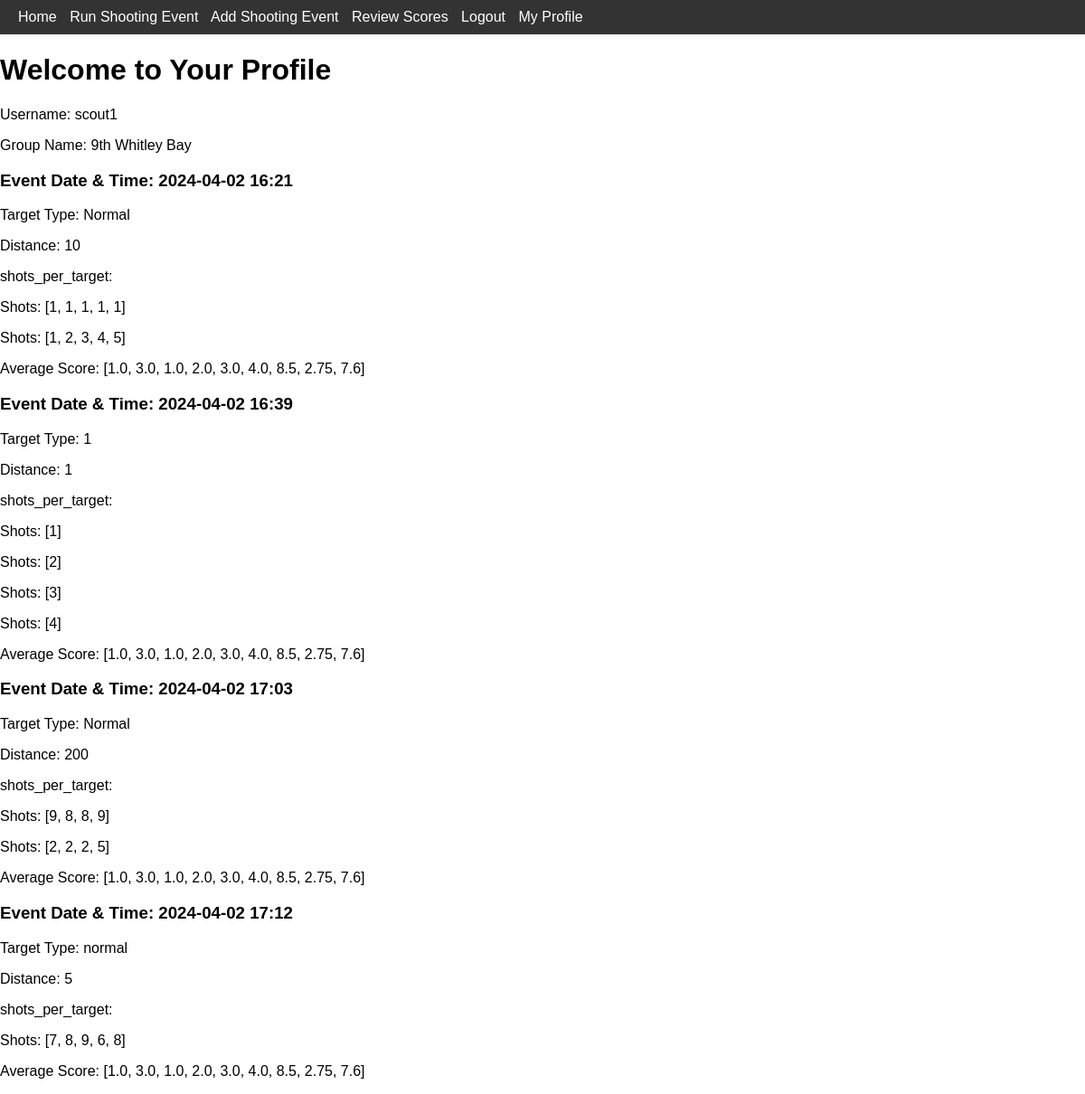
/my_profile (signed in), run on the app's committed database.
### app.py (models this page shows)
class User(db.Model):
    __tablename__ = "user"
    id = db.Column(db.Integer, primary_key=True)
    username = db.Column(db.String(80), unique=True, nullable=False)
    password = db.Column(db.String(120), nullable=False)
    admin = db.Column(db.Boolean, nullable=False)
    group_id = db.Column(db.Integer, db.ForeignKey('group.id'), nullable=False)
    type = db.Column(db.String(120), nullable=False) # Scout, Leader or District Comissioner

class Event(db.Model):
    __tablename__ = "event"
    id = db.Column(db.Integer, primary_key=True)
    description = db.Column(db.String(100), nullable=True)
    date = db.Column(db.String(100), nullable=True)
    time = db.Column(db.String(100), nullable=True)

class Format(db.Model):
    __tablename__ = "format"
    id = db.Column(db.Integer, primary_key=True)
    shots_per_target = db.Column(db.Integer, nullable=False)
    target_type = db.Column(db.String(50), nullable=False)
    distance = db.Column(db.Integer, nullable=False)

### app.py (the view)
@app.route('/my_profile')
def my_profile():
    if 'user_object_dict' not in session:
        return redirect(url_for('login'))
    user_object = get_session_user_object()
    username, group_name, user_id, user_data = user_object.my_profile(User)
    event_list = retrieve_shooting_data(user_id=user_id, user=user_data)
    return render_template('my_profile.html',
                           group_name = group_name,
                           username = username,
                           event_list=event_list
                           )

### SessionClasses.py (called while the page is built)
    def my_profile(self, User):
        user_data = User.query.filter_by(id = self.__id).first()
        n = self.__group_number
        suffix = { 1: "st", 2: "nd", 3: "rd" }.get(n if (n < 20) else (n % 10), 'th')
        group_name = str(str(n) + suffix + " " + self.__group_district)
        print(group_name)
        return self.__username, group_name, self.__id, user_data

    def my_profile(self, User):
        return super().my_profile(User)

### app.py (called while the page is built)
def get_session_user_object():
    if 'user_object_dict' not in session:
        print("There is no user_object_dict in session - redirecting to login page")
        print(session)
        return False
    user_object_dict = session.get('user_object_dict')
    print(user_object_dict)
    id = user_object_dict['_SessionUser__id']
    username = user_object_dict['_SessionUser__username']
    group_id = user_object_dict['_SessionUser__group_id']
    type = user_object_dict['_SessionUser__type']
    if type == "leader":
        user_object = SessionLeader(id, username, group_id, type, Group)
    elif type == "scout":
        user_object = SessionScout(id, username, group_id, type, Group)
    elif type == "district comissioner":
        user_object = SessionDistrictComissioner(id, username, group_id, type, Group)
    else:
        return "NO USER OBJECT CREATED"
    return user_object

### templates/my_profile.html (shortened to what this page needs)
<!DOCTYPE html>
<html lang="en">
<head>
    <link rel="stylesheet" href="{{ url_for('static', filename='css/main.css') }}">
    <link rel="stylesheet" href="{{ url_for('static', filename='css/navbar_style.css') }}">
</head>
<body>
    {% include 'navbar.html' %}
    <h1>Welcome to Your Profile</h1>
    <p>Username: {{ username }}</p>
    <p>Group Name: {{ group_name }}</p>
    <div id="events-container">
        {% for event in event_list %}
        <div class="event-box">
            <h3>Event Date & Time: {{ event.event_date }} {{ event.event_time }}</h3>
            <p> Target Type: {{ event.target_type }}</p>
            <p> Distance: {{ event.distance }}</p>
            <p> shots_per_target: {{ event.shots_per_target }}</p>
            {% for shot_score in event.shot_scores %}
            <div class="shots-box">
                <p>Shots: {{ shot_score }}</p>
            </div>
            {% endfor %}
            <p> Average Score: {{ event.averages }}</p>
        </div>
        {% endfor %}
    </div>
</body>
</html>

### templates/navbar.html (shortened to what this page needs)
<nav class="navbar-container">
    <div class="container">
        <a href="">Home</a>
        <a href="run_event">Run Shooting Event</a>
        <a href="add_event">Add Shooting Event</a>
        <a href="review_scores">Review Scores</a>
            {% if 'user_object_dict' in session %}
                <a href="{{ url_for('logout') }}">Logout</a>
                <a href="{{ url_for('my_profile') }}">My Profile</a>
            {% else %}
                <a href="{{ url_for('login') }}">Login</a>
                <a href="{{ url_for('signup') }}">Sign Up</a>
            {% endif %}
        </div>
</nav>

### static/css/main.css (style rules this page uses)
body { font-family: 'Arial', sans-serif; margin: 0; padding: 0; }
.container { max-width: 1200px; margin: 0 auto; }

### static/css/navbar_style.css (style rules this page uses)
.navbar-container { background-color: #333; padding: 10px 20px; }
.navbar-container a { color: white; text-decoration: none; margin-right: 10px; }

### data on the page
User: username "scout1"
Event: event_date "2024-04-02", event_time "16:21"
Format: target_type "Normal"
Event: event_date "2024-04-02", event_time "16:39"
Event: event_date "2024-04-02", event_time "17:03"
Format: target_type "Normal"
Event: event_date "2024-04-02", event_time "17:12"
Format: target_type "normal"

### other printed values
{{ group_name }} "9th Whitley Bay"
{{ event.distance }} "10" "1" "200" "5"
{{ shot_score }} "[1, 1, 1, 1, 1]" "[1, 2, 3, 4, 5]" "[1]" "[2]" "[3]" "[4]" "[9, 8, 8, 9]" "[2, 2, 2, 5]" "[7, 8, 9, 6, 8]"
{{ event.averages }} "[1.0, 3.0, 1.0, 2.0, 3.0, 4.0, 8.5, 2.75, 7.6]" "[1.0, 3.0, 1.0, 2.0, 3.0, 4.0, 8.5, 2.75, 7.6]" "[1.0, 3.0, 1.0, 2.0, 3.0, 4.0, 8.5, 2.75, 7.6]" "[1.0, 3.0, 1.0, 2.0, 3.0, 4.0, 8.5, 2.75, 7.6]"
{{ event.target_type }} "1"
